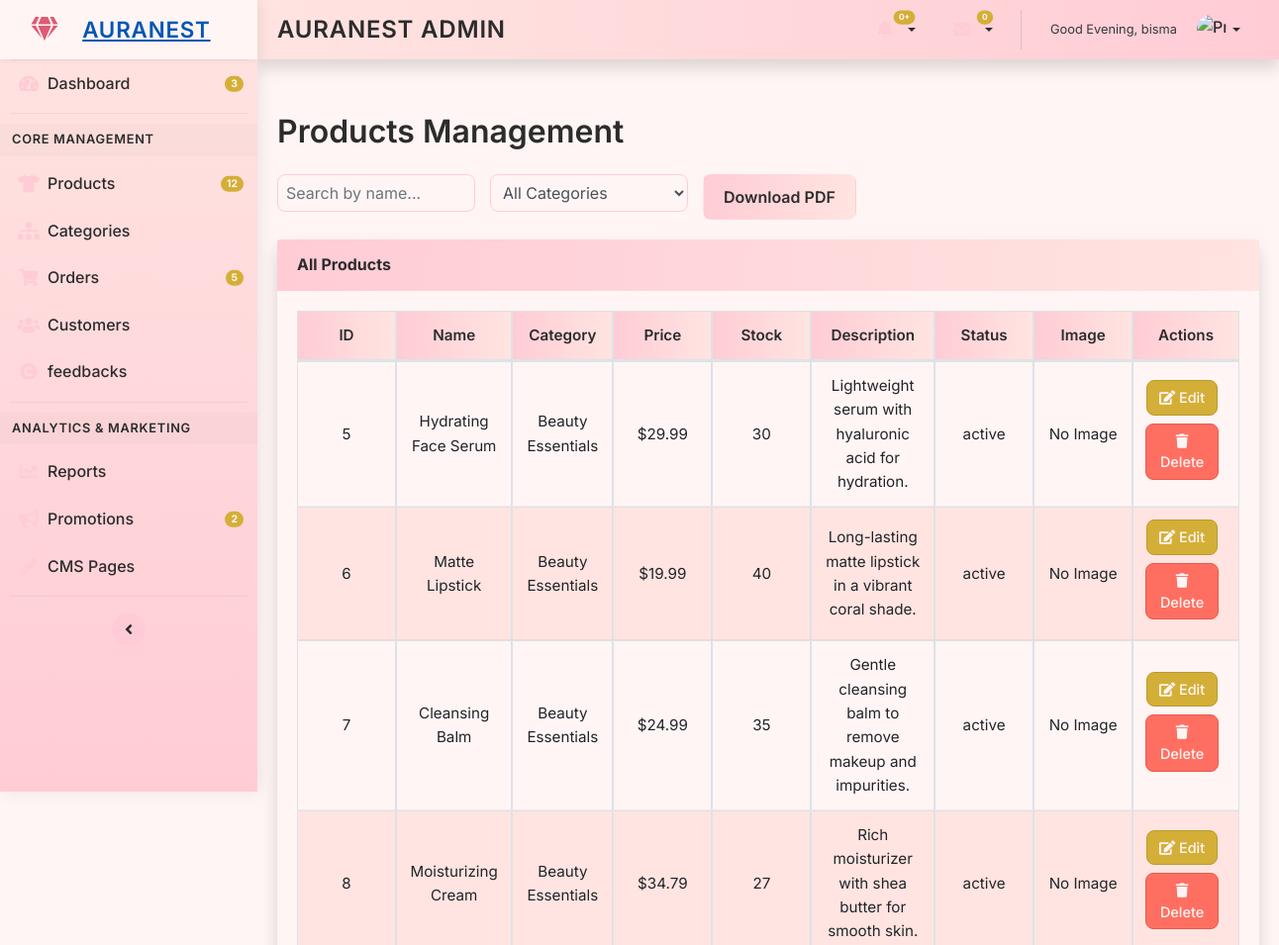
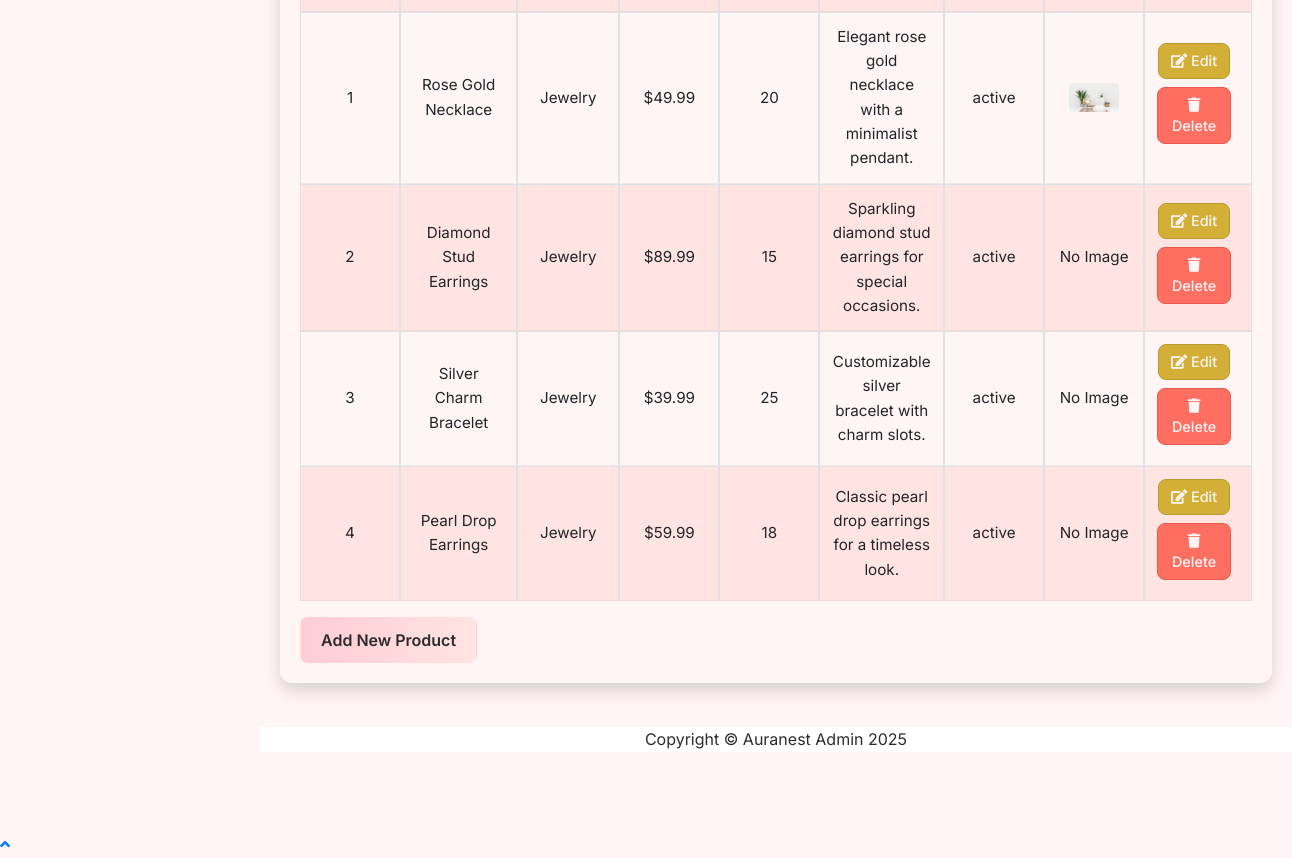
The page /products.php (signed in) on the database its author committed (2 pictures, top to bottom).
### tables this page shows
CREATE TABLE `products` (
  `id` int(11) NOT NULL,
  `name` varchar(100) NOT NULL,
  `description` text DEFAULT NULL,
  `price` decimal(10,2) NOT NULL,
  `stock` int(11) NOT NULL,
  `image` varchar(255) DEFAULT NULL,
  `category_id` int(11) DEFAULT NULL,
  `status` enum('active','inactive') DEFAULT 'active',
  `created_at` timestamp NOT NULL DEFAULT current_timestamp(),
  `updated_at` timestamp NOT NULL DEFAULT current_timestamp() ON UPDATE current_timestamp()
);

CREATE TABLE `categories` (
  `id` int(11) NOT NULL,
  `name` varchar(100) NOT NULL,
  `description` text DEFAULT NULL,
  `created_at` timestamp NOT NULL DEFAULT current_timestamp(),
  `updated_at` timestamp NOT NULL DEFAULT current_timestamp() ON UPDATE current_timestamp(),
  `image` varchar(255) DEFAULT NULL,
  `slug` varchar(255) DEFAULT NULL,
  `status` enum('active','inactive') DEFAULT 'active'
);

### products.php (the view, shortened to what this page needs)
<!DOCTYPE html>
<html lang="en">
<head>
    <link href="https://stackpath.bootstrapcdn.com/bootstrap/4.5.2/css/bootstrap.min.css" rel="stylesheet">
    <link href="https://cdnjs.cloudflare.com/ajax/libs/font-awesome/5.15.4/css/all.min.css" rel="stylesheet">
</head>
<body id="page-top">
    <div id="wrapper">
        <?php include 'includes/sidebar.php'; ?>
        <div id="content-wrapper" class="d-flex flex-column">
            <div id="content">
                <?php include 'includes/header.php'; ?>
                <div class="container-fluid">
                    <h1 class="mt-4 mb-4">Products Management</h1>
                    <div class="search-filter">
                        <input type="text" id="searchInput" class="form-control" placeholder="Search by name...">
                        <select id="categoryFilter" class="form-control">
                            <option value="">All Categories</option>
                        </select>
                        <button class="btn btn-add" onclick="exportPDF()">Download PDF</button>
                    </div>
                    <div class="card shadow mb-4">
                        <div class="card-header py-3">
                            <h6 class="m-0 font-weight-bold">All Products</h6>
                        </div>
                        <div class="card-body">
                            <div class="table-responsive">
                                <table class="table table-bordered" id="productsTable" width="100%" cellspacing="0">
                                    <thead>
                                        <tr>
                                            <th>ID</th>
                                            <th>Name</th>
                                            <th>Category</th>
                                            <th>Price</th>
                                            <th>Stock</th>
                                            <th>Description</th>
                                            <th>Status</th>
                                            <th>Image</th>
                                            <th>Actions</th>
                                        </tr>
                                    </thead>
                                    <tbody>
                                        <?php
                                        $conn = new mysqli('localhost', 'root', '', 'auranest_db');
                                        if ($conn->connect_error) {
                                            echo "<tr><td colspan='9'>Database error: " . htmlspecialchars($conn->connect_error) . "</td></tr>";
                                        } else {
                                            $result = $conn->query("SELECT p.id, p.name, c.name AS category, p.price, p.stock, p.description, p.status, p.image, p.category_id
                                                                    FROM products p
                                                                    JOIN categories c ON p.category_id = c.id
                                                                    WHERE p.category_id IN (2, 3)");
                                            if ($result) {
                                                while ($row = $result->fetch_assoc()) {
                                                    echo "<tr>";
                                                    echo "<td>{$row['id']}</td>";
                                                    echo "<td>" . htmlspecialchars($row['name']) . "</td>";
                                                    echo "<td>" . htmlspecialchars($row['category']) . "</td>";
                                                    echo "<td>$" . number_format($row['price'], 2) . "</td>";
                                                    echo "<td>{$row['stock']}</td>";
                                                    echo "<td style='max-width: 150px; overflow-wrap: break-word;'>" . htmlspecialchars($row['description']) . "</td>";
                                                    echo "<td>" . htmlspecialchars($row['status']) . "</td>";
                                                    echo "<td>" . ($row['image'] && file_exists("Uploads/{$row['image']}") ? "<img src='Uploads/" . htmlspecialchars($row['image']) . "' alt='Product' width='50'>" : "No Image") . "</td>";
                                                    echo "<td>";
                                                    echo "<button class='btn btn-custom btn-edit' data-id='{$row['id']}' data-name='" . htmlspecialchars($row['name']) . "' data-category_id='{$row['category_id']}' data-price='{$row['price']}' data-stock='{$row['stock']}' data-description='" . htmlspecialchars($row['description']) . "' data-status='{$row['status']}'><i class='fas fa-edit'></i> Edit</button>";
                                                    echo "<button class='btn btn-custom btn-delete' data-id='{$row['id']}' data-toggle='modal' data-target='#deleteConfirmModal'><i class='fas fa-trash'></i> Delete</button>";
                                                    echo "</td>";
                                                    echo "</tr>";
                                                }
                                            } else {
                                                echo "<tr><td colspan='9'>No products found: " . htmlspecialchars($conn->error) . "</td></tr>";
                                            }
                                        }
                                        ?>
                                    </tbody>
                                </table>
                            </div>
                            <button class="btn btn-add mt-3" data-toggle="modal" data-target="#addProductModal">Add New Product</button>
                        </div>
                    </div>
                </div>
            </div>
            <?php include 'includes/footer.php'; ?>
        </div>
    </div>
    <a class="scroll-to-top rounded" href="#page-top"><i class="fas fa-angle-up"></i></a>
</body>
</html>

### products.php (style rules this page uses)
body { font-family: 'Inter', 'Lora', sans-serif; background-color: #FFF5F5; color: #2C2C2C; line-height: 1.6; overflow-x: hidden; }
.container-fluid { padding: 20px; }
h1 { font-size: 2rem; font-weight: 600; color: #2C2C2C; margin-bottom: 20px; }
.card { border: none; border-radius: 12px; background: #FFF5F5; box-shadow: 0 4px 20px rgba(0, 0, 0, 0.05); transition: transform 0.3s ease, box-shadow 0.3s ease; }
.card-header { background: linear-gradient(90deg, #FFCCD5, #FFE4E1); color: #2C2C2C; border-bottom: none; padding: 15px 20px; border-radius: 12px 12px 0 0; font-weight: 600; font-size: 1.1rem; }
.card-body { padding: 20px; }
.table-responsive { overflow-x: auto; max-width: 100%; }
.table { width: 100%; margin-bottom: 0; font-size: 0.95rem; table-layout: auto; border-collapse: separate; border-spacing: 0; }
.table th, .table td { padding: 12px; vertical-align: middle; text-align: center; overflow-wrap: break-word; min-width: 100px; }
.table th { background: linear-gradient(90deg, #FFCCD5, #FFE4E1); color: #2C2C2C; font-weight: 600; border-bottom: 1px solid rgba(0, 0, 0, 0.1); }
.table td { border-bottom: 1px solid rgba(0, 0, 0, 0.05); background: #FFF5F5; }
.table tr:nth-child(even) td { background: #FFE4E1; }
.table td img { max-width: 50px; border-radius: 4px; object-fit: cover; }
.btn-custom { padding: 6px 12px; border-radius: 8px; font-size: 0.9rem; font-weight: 500; transition: all 0.3s ease; border: none; position: relative; overflow: hidden; margin-right: 8px; margin-bottom: 8px; }
.btn-edit { background: #D4AF37; color: #FFF5F5; border: 1px solid #B89B2E; }
.btn-delete { background: #FF6F61; color: #FFF5F5; border: 1px solid #E65A4E; }
.btn-add { background: linear-gradient(90deg, #FFCCD5, #FFE4E1); color: #2C2C2C; font-weight: 600; padding: 10px 20px; border-radius: 8px; transition: all 0.3s ease; }
.form-control, .form-control-file { border-radius: 8px; border: 1px solid #FFCCD5; background: #FFF5F5; padding: 8px; transition: border-color 0.3s ease; }
.search-filter { display: flex; gap: 15px; margin-bottom: 20px; flex-wrap: wrap; }
.search-filter input, .search-filter select { max-width: 200px; border-radius: 8px; border: 1px solid #FFCCD5; padding: 8px; background: #FFF5F5; }

### includes/sidebar.php (style rules this page uses)
* { margin: 0; padding: 0; box-sizing: border-box; }
body { font-family: 'Inter', 'Lora', sans-serif; background-color: #FFF5F5; color: #2C2C2C; line-height: 1.6; overflow-x: hidden; }
#wrapper { display: flex; min-height: 100vh; }
#content-wrapper { flex-grow: 1; margin-left: 260px; padding-top: 70px; padding-bottom: 80px; transition: margin-left 0.3s ease; }

### rows shown on the page
products: id "5", name "Hydrating Face Serum", category.name "Beauty Essentials", price "29.99", stock "30", description "Lightweight serum with hyaluronic acid for hydration.", status "active", shows "No Image"
products: id "6", name "Matte Lipstick", category.name "Beauty Essentials", price "19.99", stock "40", description "Long-lasting matte lipstick in a vibrant coral shade.", status "active", shows "No Image"
products: id "7", name "Cleansing Balm", category.name "Beauty Essentials", price "24.99", stock "35", description "Gentle cleansing balm to remove makeup and impurities.", status "active", shows "No Image"
products: id "8", name "Moisturizing Cream", category.name "Beauty Essentials", price "34.79", stock "27", description "Rich moisturizer with shea butter for smooth skin.", status "active", shows "No Image"
products: id "1", name "Rose Gold Necklace", category.name "Jewelry", price "49.99", stock "20", description "Elegant rose gold necklace with a minimalist pendant.", status "active", image (picture)
products: id "2", name "Diamond Stud Earrings", category.name "Jewelry", price "89.99", stock "15", description "Sparkling diamond stud earrings for special occasions.", status "active", shows "No Image"
products: id "3", name "Silver Charm Bracelet", category.name "Jewelry", price "39.99", stock "25", description "Customizable silver bracelet with charm slots.", status "active", shows "No Image"
products: id "4", name "Pearl Drop Earrings", category.name "Jewelry", price "59.99", stock "18", description "Classic pearl drop earrings for a timeless look.", status "active", shows "No Image"

### other values the page prints
$greeting "Good Evening, bisma"
